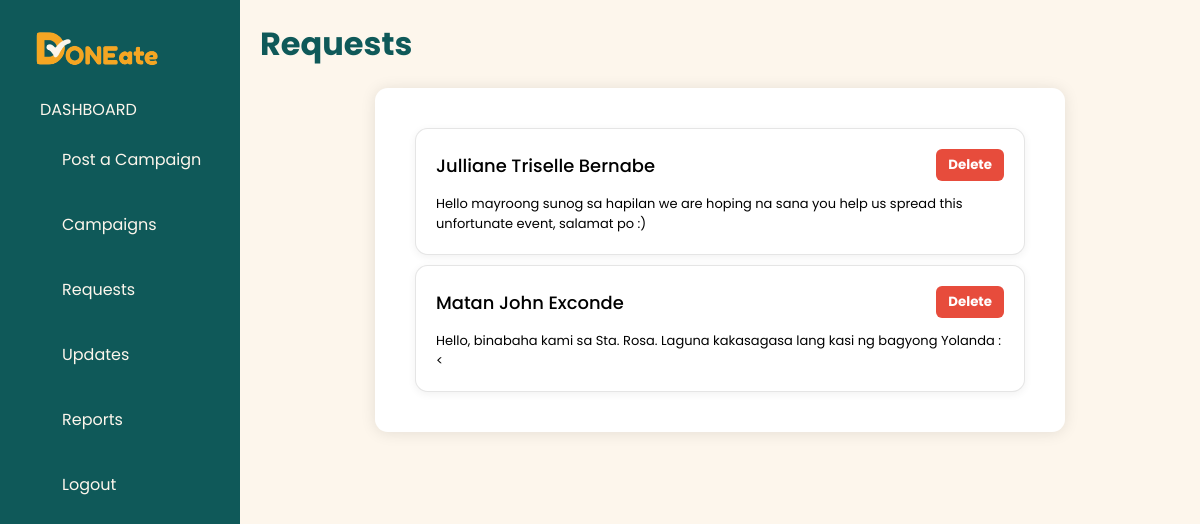
/org_request_list (signed in), run on the app's committed database.
### models.py (models this page shows, shortened)
class Requests(db.Model):
    __tablename__ = 'Requests'
    RequestID = Column(Integer, primary_key=True, autoincrement=True)
    OrganizerID = Column(Integer, ForeignKey('Organizers.OrganizerID'))
    RepresentativeID = Column(Integer, ForeignKey('Representatives.RepresentativeID'))
    Message = Column(Text)
    organizer = db.relationship("Organizers", backref="requests")
    representative = db.relationship("Representatives", backref="requests")
    requestdetails = db.relationship("RequestDetails", back_populates="request", cascade="all, delete-orphan")

class Representatives(db.Model):
    __tablename__ = 'Representatives'
    RepresentativeID = Column(Integer, primary_key=True, autoincrement=True)
    CommunityID = Column(Integer, ForeignKey('Communities.CommunityID'))
    Name = Column(String(100))
    Email = Column(String(50))
    community = db.relationship("Communities", backref="representatives")

### app.py (the view)
@app.route('/org_request_list')
def org_request_list():
    requests = Requests.query.filter_by(OrganizerID=session.get('organizer_id')).all()
    return render_template('organizer_request_list.html', requests = requests, role = session.get('role'))

### templates/organizer_request_list.html (shortened to what this page needs)
{% extends "layout.html" %}
{% block body %}
<body>
    <div class="dashboard-container">
        {% include "org_nav.html" %}
        <div class="main-content">
            <h1 class="main-content-title">Requests</h1>
            <div class="donor-center-container">
                    {% if requests %}
                        {% for request in requests%}
                        <div class="donor-center-div update">
                            <div class="update-header">
                                <h4 class="organizer-name-update">{{ request.representative.Name.title() }}</h4>
                                <a href = "{{ url_for('delete_request', request_id = request.RequestID) }}">
                                    <button class="delete-btn">Delete</button>
                                </a>
                            </div>
                            <p class="update-message">{{request.Message}}</p>
                            </div>
                        {% endfor %}
                    {% else %}
                        <div class="donor-center-div update">
                            <p class="update-message">No pending requests.</p>
                        </div>
                    {% endif %}
                </div>
            </div>
        </div>
</body>
{% endblock %}

### static/styles.css (style rules this page uses)
* { margin: 0; padding: 0; box-sizing: border-box; font-family: "Poppins", sans-serif; text-decoration: none; }
:root { --primary-color: #fdf6ec; --secondary-color: #0f5959; --accent-color: #f5a623; --white: #fff; --text-color: #333; --text-field-color: #f1f1f1; --font-size-s: 0.9rem; --font-size-n: 1rem; --font-size-m: 1.12rem; --font-size-l: 1.5rem; --font-size-xl: 2rem; --font-size-xxl: 2.3rem; --font-weight-normal: 400; --font-weight-medium: 500; --font-weight-semibold: 600; --font-weight-bold: 700; --border-radius-1: 0.4rem; --border-radius-2: 0.8rem; --border-radius-3: 1.2rem; --box-shadow: 0 2px 8px rgba(0, 0, 0, 0.06); --border: 1px solid rgba(0, 0, 0, 0.1); }
body { background-color: var(--primary-color); min-height: 100vh; }
.donor-center-container { display: flex; flex-direction: column; align-items: center; background-color: var(--white); justify-content: center; margin: 0px auto 0px auto; width: 75%; margin-top: 10px; margin-bottom: 30px; padding: 40px; box-shadow: 0px 1px 15px rgb(0, 0, 0, 0.1); border-radius: var(--border-radius-2); gap: 10px; }
.donor-center-div { display: flex; justify-content: space-between; width: 100%; gap: 20px; padding: 20px; background-color: var(--white); border-radius: var(--border-radius-2); border: 1px solid rgba(0, 0, 0, 0.1); box-shadow: 0 2px 8px rgba(0, 0, 0, 0.06); }
.organizer-name-update { font-size: var(--font-size-m); font-weight: var(--font-weight-medium); display: block; margin: auto 0px; }
.donor-center-div.update { width: 100%; flex-direction: column; align-items: flex-start; gap: 5px; }
.donor-center-div.update p { font-size: 13px; }
.dashboard-container { display: flex; width: 100%; height: 100vh; }
.main-content { width: 80%; padding: 20px; box-sizing: border-box; overflow-y: auto; }
.main-content-title { color: var(--secondary-color); margin-bottom: 20px; }
.update-header { display: flex; justify-content: space-between; width: 100%; align-items: center; }
.update-message { margin-top: 8px; font-size: 16px; }
.delete-btn { background-color: #e74c3c; color: white; border: none; padding: 6px 12px; border-radius: 6px; font-weight: bold; cursor: pointer; transition: background-color 0.2s ease; }

### data on the page
Requests: representative.Name "Julliane Triselle Bernabe", Message "Hello mayroong sunog sa hapilan we are hoping na sana you help us spread this unfortunate event, salamat po :)"
Requests: representative.Name "Matan John Exconde", Message "Hello, binabaha kami sa Sta. Rosa. Laguna kakasagasa lang kasi ng bagyong Yolanda :<"
